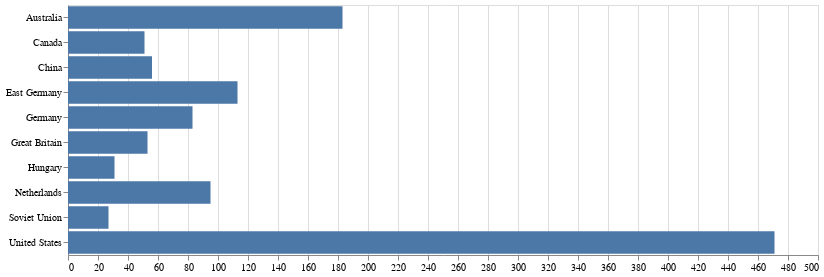

Here is the notebook cell this chart was saved with:
### Code cell
@vlplot(
    height={step=25},
    width=750,
    :bar,
    
    x=ten[:second],
    y=ten[:first]
)

### Figure 1 — Vega-Lite specification as saved in the notebook (floating-point values rounded to 4 significant figures)
{"data": {"values": [{"x": 471, "y": "United States"}, {"x": 183, "y": "Australia"}, {"x": 113, "y": "East Germany"}, {"x": 95, "y": "Netherlands"}, {"x": 83, "y": "Germany"}, {"x": 56, "y": "China"}, {"x": 53, "y": "Great Britain"}, {"x": 51, "y": "Canada"}, {"x": 31, "y": "Hungary"}, {"x": 27, "y": "Soviet Union"}]}, "encoding": {"x": {"field": "x", "title": null, "type": "quantitative"}, "y": {"field": "y", "title": null, "type": "nominal"}}, "height": {"step": 25}, "mark": "bar", "width": 750}
